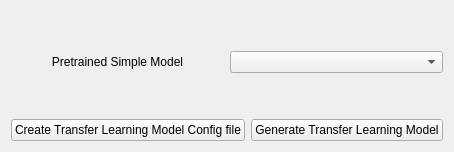
              <widget class="QWidget" name="tab_2">
               <attribute name="title">
                <string>Pretrained Simple Arch</string>
               </attribute>
               <layout class="QVBoxLayout" name="verticalLayout_13">
                <item>
                 <spacer name="verticalSpacer_10">
                  <property name="orientation">
                   <enum>Qt::Vertical</enum>
                  </property>
                  <property name="sizeHint" stdset="0">
                   <size>
                    <width>20</width>
                    <height>40</height>
                   </size>
                  </property>
                 </spacer>
                </item>
                <item>
                 <layout class="QHBoxLayout" name="horizontalLayout_2">
                  <item>
                   <widget class="QLabel" name="label_2">
                    <property name="text">
                     <string>&lt;html&gt;&lt;head/&gt;&lt;body&gt;&lt;p align=&quot;center&quot;&gt;Pretrained Simple Model&lt;/p&gt;&lt;/body&gt;&lt;/html&gt;</string>
                    </property>
                   </widget>
                  </item>
                  <item>
                   <widget class="QComboBox" name="Pretrained_model_ComboBox">
                    <property name="statusTip">
                     <string>Pick a pretrained model to render the template with</string>
                    </property>
                   </widget>
                  </item>
                 </layout>
                </item>
                <item>
                 <spacer name="verticalSpacer_8">
                  <property name="orientation">
                   <enum>Qt::Vertical</enum>
                  </property>
                  <property name="sizeHint" stdset="0">
                   <size>
                    <width>20</width>
                    <height>40</height>
                   </size>
                  </property>
                 </spacer>
                </item>
                <item>
                 <layout class="QHBoxLayout" name="horizontalLayout_3">
                  <item>
                   <widget class="QPushButton" name="Create_transfer_Model_QPushButton">
                    <property name="toolTip">
                     <string>Create json configuration file for a Transfer Learning model</string>
                    </property>
                    <property name="statusTip">
                     <string>Create json configuration file for a Transfer Learning model</string>
                    </property>
                    <property name="text">
                     <string>Create Transfer Learning Model Config file</string>
                    </property>
                   </widget>
                  </item>
                  <item>
                   <widget class="QPushButton" name="Train_transfer_Model_QPushButton">
                    <property name="toolTip">
                     <string>Render the Transfer Learning Model Template with a configuration file</string>
                    </property>
                    <property name="statusTip">
                     <string>Render the Transfer Learning Model Template with a configuration file</string>
                    </property>
                    <property name="text">
                     <string>Generate Transfer Learning Model</string>
                    </property>
                   </widget>
                  </item>
                 </layout>
                </item>
               </layout>
              </widget>
